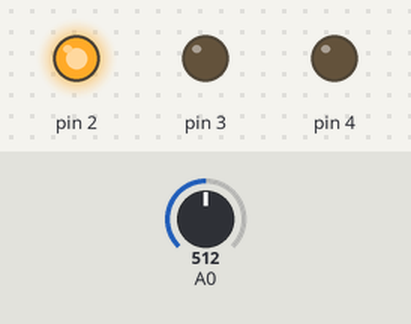
Recording of a sketch running on a simulated Arduino Uno, built with avr-gcc and run on an emulated ATmega328P. On the bench: output pins drawn as LEDs (lit = HIGH). Inputs (shaded band) come from the test bench; at power-on: A0 = 512.

Above: at 1.2 s.
1.3 s: A0 set to 665
2.8 s: A0 set to 697
At 3.6 s:
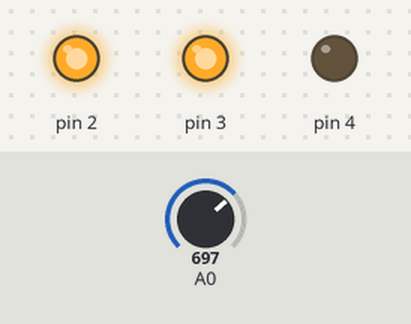
4.3 s: A0 set to 1014
5.8 s: A0 set to 1023
At 7.0 s:
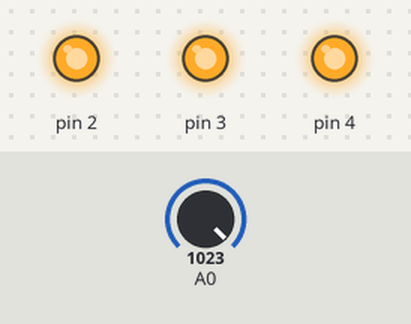
7.3 s: A0 set to 306
At 8.5 s:
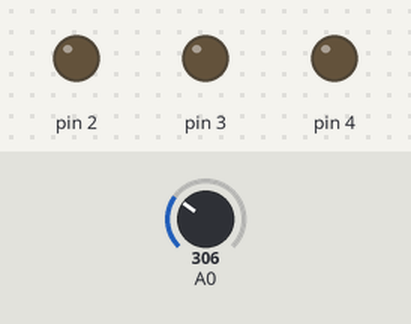
8.9 s: A0 set to 327
10.4 s: A0 set to 351
At 10.9 s:
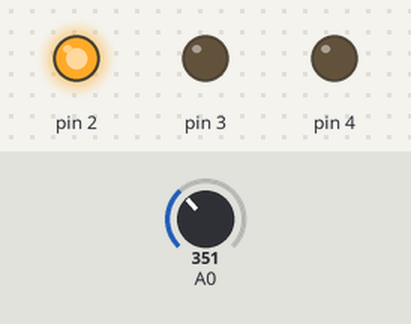
Timing chart, 0 to 12.9 s (numbered marks = the images above; inputs shaded):
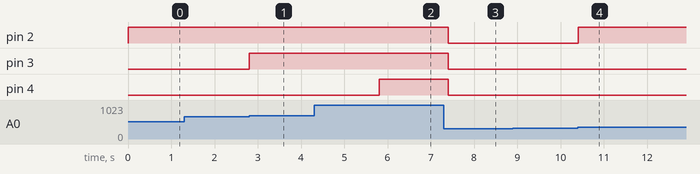

Measured:
- the behaviour switches between 681 and 682 on A0 (found by bisection; images 0 and 1)
- the behaviour switches between 1022 and 1023 on A0 (found by bisection; images 1 and 2)
- the behaviour switches between 340 and 341 on A0 (found by bisection; images 3 and 4)
- after the input at 1.3 s, every drawn part: stays the same
- after the input at 2.8 s, pin 3: LOW → HIGH at once
- after the input at 4.3 s, every drawn part: stays the same
- after the input at 5.8 s, pin 4: LOW → HIGH at once
- after the input at 7.3 s, pin 2–4: HIGH → LOW after 0.11 s
- after the input at 8.9 s, every drawn part: stays the same
- after the input at 10.4 s, pin 2: LOW → HIGH at once

The sketch:

sketch_jan26b.ino
```cpp
void setup() {
        pinMode(4, OUTPUT);
        pinMode(3, OUTPUT);
        pinMode(2, OUTPUT);
        Serial.begin(9600); }

void loop(){
int volumen = analogRead(0);
int opcion = map(volumen, 0, 1023, 0, 3);
switch(opcion){
  case 0:
        digitalWrite(2, LOW);
        digitalWrite(3, LOW);
        digitalWrite(4,LOW);
        break;
  case 1:
        digitalWrite(2, HIGH);
        digitalWrite(3, LOW);
        digitalWrite(4,LOW);
        break;
  case 2:
        digitalWrite(2, HIGH);
        digitalWrite(3, HIGH);
        digitalWrite(4,LOW);
        break;
  case 3:
        digitalWrite(2, HIGH);
        digitalWrite(3, HIGH);
        digitalWrite(4,HIGH);
        break;
}
delay (200);
}
```
